Frame 1 (no input): blank canvas, image omitted
Frame 60 (no input): blank canvas, image omitted
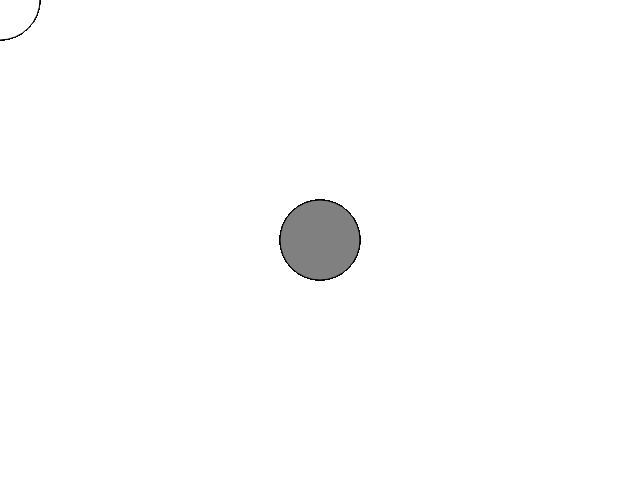
Frame 120 (the mouse pressed at the canvas centre since frame 60)

The p5.js sketch whose frames 1 and 60 were blank and that drew this single picture after the mouse press (run headless with seeded random() and noise() and a simulated clock; from frame 60 on, the mouse is pressed at the canvas centre):

// p5.js sketch
// ── sketch.js
var col = "grey";

function setup() {
  createCanvas(640, 480);
}

function draw() {
  if (mouseIsPressed) {
    fill(col);
  } else {
    fill("white");
  }
  ellipse(mouseX, mouseY, 80, 80);
}
